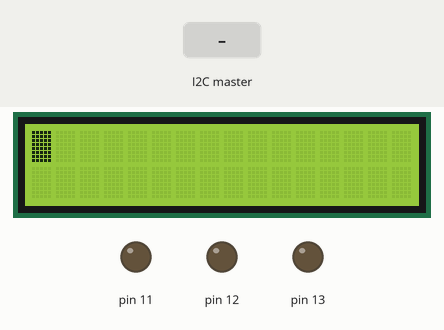
Recording of a sketch running on a simulated Arduino Uno, built with avr-gcc and run on an emulated ATmega328P. On the bench: 16×2 character LCD, output pins drawn as LEDs (lit = HIGH). The test bench sets the inputs (shaded band). What the sketch prints to the serial monitor is not drawn.

Above: at 3.2 s.
3.3 s: the I2C master sends "="
At 3.7 s:
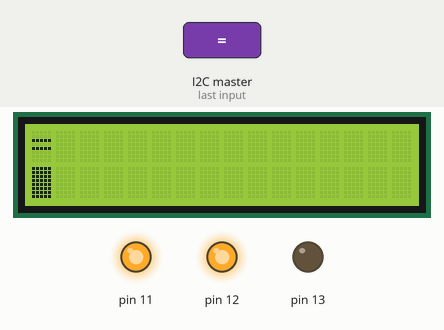
4.8 s: the I2C master sends the byte 1
At 6.0 s:
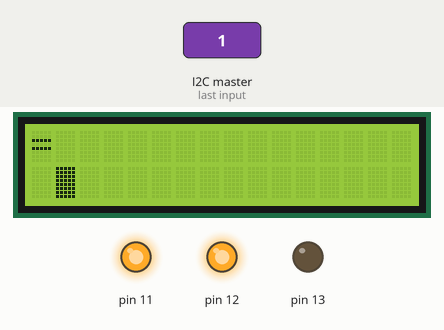
6.3 s: the I2C master sends the byte 2
At 7.2 s:
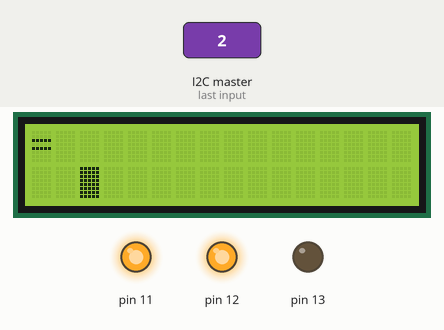
7.8 s: the I2C master sends the byte 90
At 8.3 s:
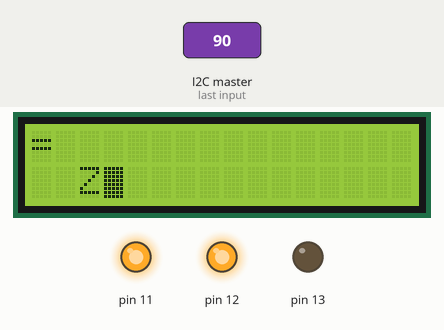
9.3 s: the I2C master sends the byte 200
At 10.5 s:
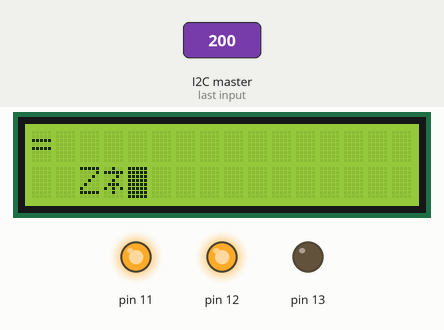
10.8 s: the I2C master sends "="
At 11.8 s:
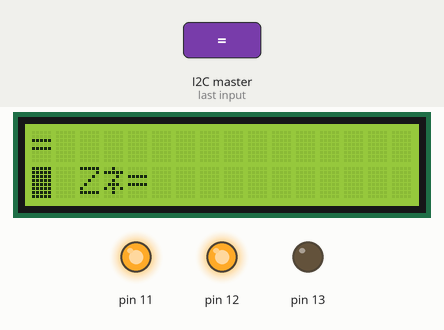
Timing chart, 0 to 13.3 s (numbered marks = the images above; inputs shaded):
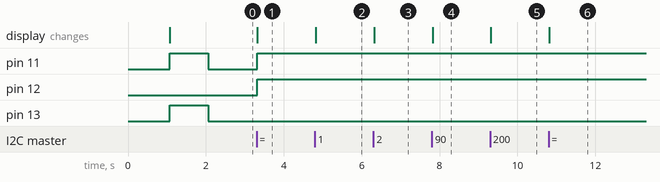

The sketch:

copy_of_circuito_base_tp32.ino
```cpp
#include <Wire.h>
#include <LiquidCrystal.h>

LiquidCrystal lcd(2, 3, 4, 5, 6, 7);
char mensaje[30];

void setup()
{
  pinMode(13, OUTPUT);
  pinMode(12, OUTPUT);
  pinMode(11, OUTPUT);

  lcd.begin(16, 2);
  lcd.print("Equipo 06");
  lcd_conf();
  recibir_datos();
  Serial.begin(9600);
  Serial.println("Arduino Esclavo #1\n");
  analogWrite(13, 255);
  analogWrite(12, 0);
  analogWrite(11, 255);
  delay(1000);
  analogWrite(13, 0);
  analogWrite(12, 0);
  analogWrite(11, 0);
}

void loop()
{
}

void recepcionEvento(int num)
{
  for (int i = 0; i < num; i++)
  {
    mensaje[i] = Wire.read();
  }
  mensaje[num] = '\0';
  // este if chequea si se recibe un =, si pasa esto lo muestra en el display, pasa a la linea 2 y prende el led en cyan
  if (mensaje[0] == '=')
  {
    lcd.print(mensaje);
    lcd.setCursor(0, 1);
    analogWrite(13, 0);
    analogWrite(12, 255);
    analogWrite(11, 255);
    delay(100);
  }
  else if (mensaje[0] == 'Infinito')
  {
    lcd.print("Infinito");
    lcd.setCursor(0, 1);
    analogWrite(13, 0);
    analogWrite(12, 255);
    analogWrite(11, 255);
    delay(100);
  }
  else if (mensaje[0] == 'C')
  { // si se recibe C se borra lo que haya en el display y se apaga el led
    lcd.clear();
    analogWrite(13, 0);
    analogWrite(12, 0);
    analogWrite(11, 0);
  }
  else
  {
    lcd.print(mensaje);
    delay(100);
  }
  analogWrite(13, 255); // cada vez que se imprime algo se prende el led en rojo
  delay(100);
  analogWrite(13, 0);
}

void recibir_datos()
{
  Wire.begin(1);
  Wire.onReceive(recepcionEvento);
}

void lcd_conf()
{ // configuracion del led
  delay(1000);
  lcd.clear();
  lcd.setCursor(0, 0);
  lcd.blink();
}
```

Measured:
- after the input at 3.3 s, pin 11, pin 12: LOW → HIGH at once; the display: changes at once (image 1)
- after the input at 4.8 s, the display: changes at once (image 2)
- after the input at 6.3 s, the display: changes at once (image 3)
- after the input at 7.8 s, the display: changes at once (image 4)
- after the input at 9.3 s, the display: changes at once (image 5)
- after the input at 10.8 s, the display: changes at once (image 6)
